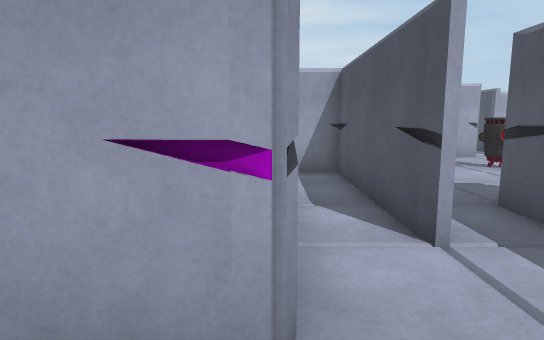
View 1 (above)

15 first-person views from a walk through a scene from a Unity 3-D project. The camera is 1.5 m above the floor, tilts 8° down and sees 75° across. The floor is counted in squares, 1 m on a side. Each view is taken from the middle of a square. On the plan, view 1 faces up. The plan holds only what a view shows up to about 16 squares ahead; the rest is blank. The place goes on beyond the plan. The player is left out.

View 2
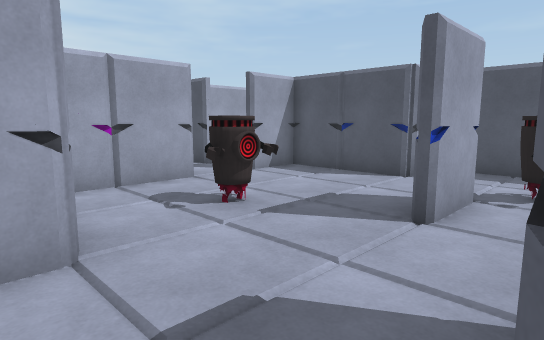

View 3
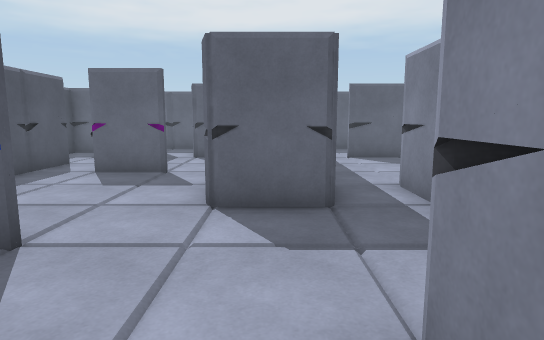

View 4
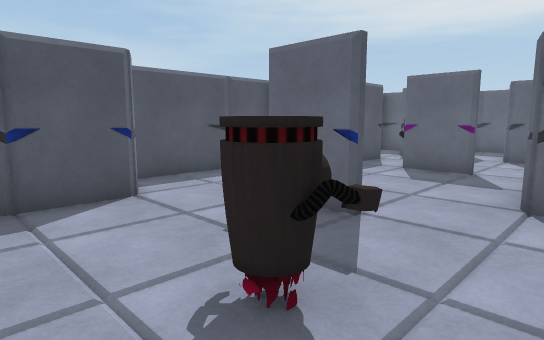

View 5
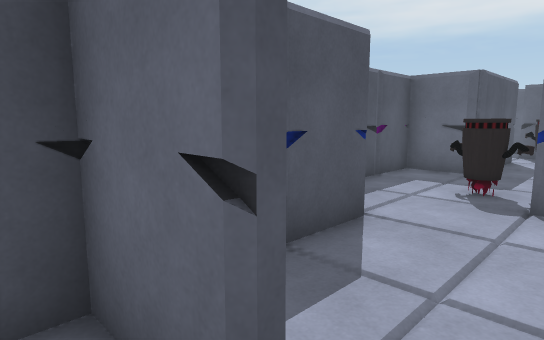

View 6
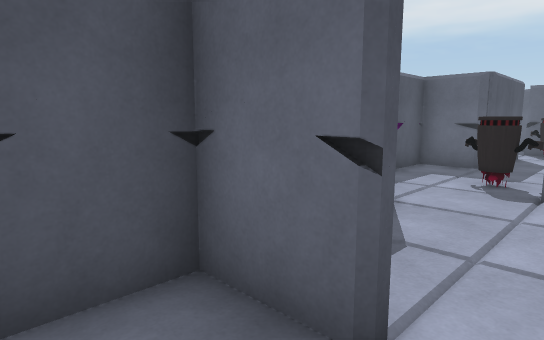

View 7
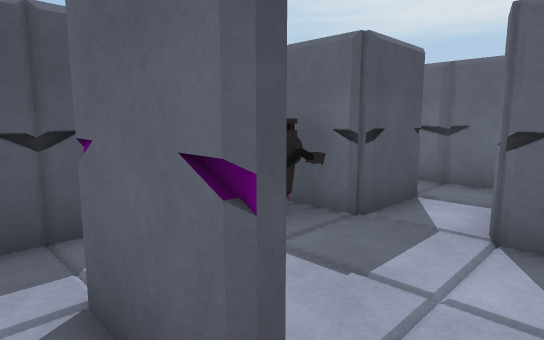

View 8
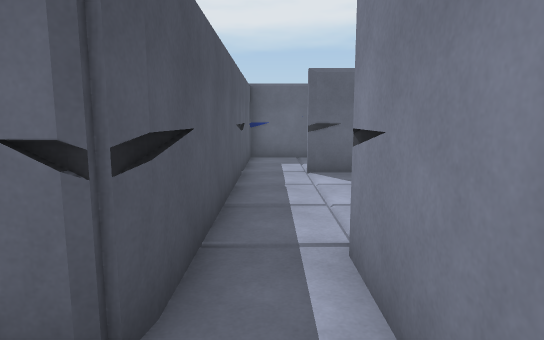

View 9
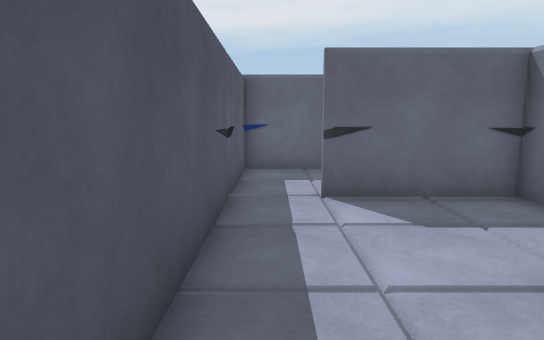

View 10
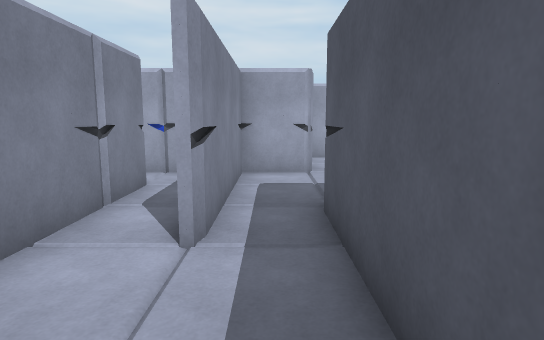

View 11
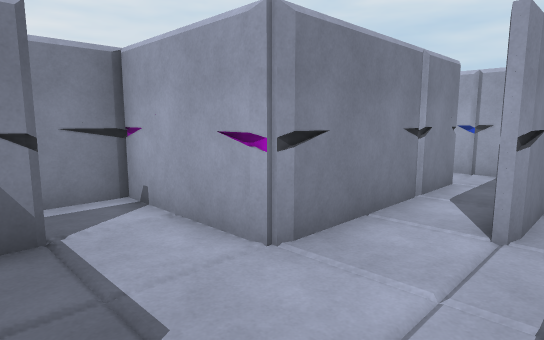

View 12
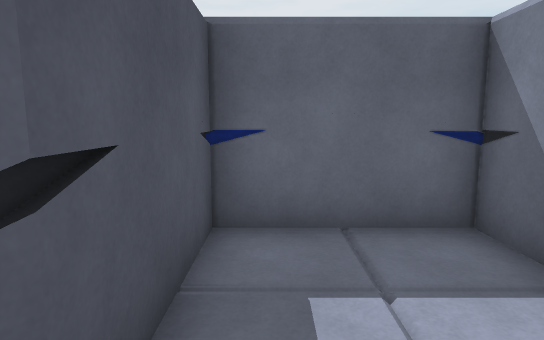

View 13
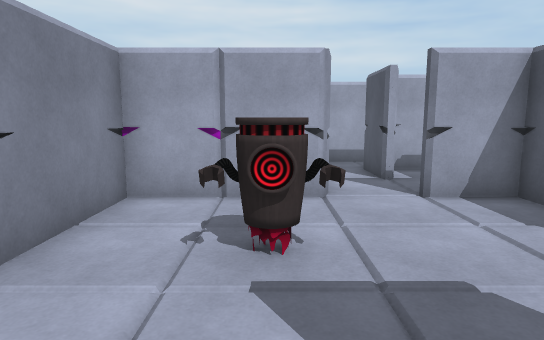

View 14
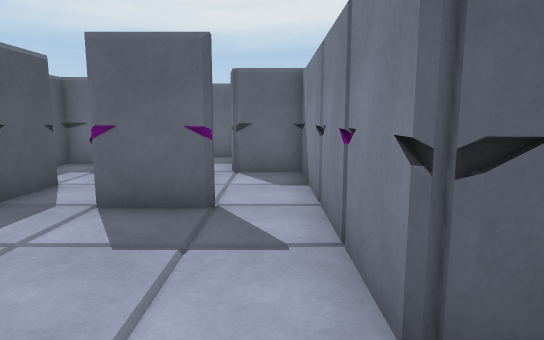

View 15
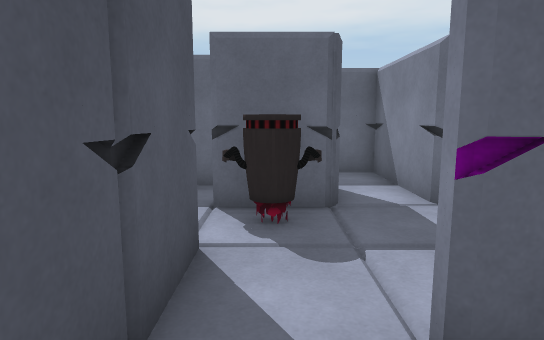

### Floor plan
Ten units are one square. View 1 is at (0, 0); x grows to the right and y downward. Boxes are objects, and circles mark ways between rooms. Rooms are numbered by the first view taken in them; rooms with no view inside come last. Other rooms are left out.
<svg viewBox="-43 -170 173 233">
<path fill="none" stroke="#000" d="M-18 0 -18 18 20 18M2 45 2 58 38 58 38 -35M2 -35 2 -18 -38 -18 -38 -4M80 -82 100 -82M80 -138 42 -138 42 -98 20 -98M118 -100 118 -140M22 -98 22 -40M38 -55 39 -62 62 -62M120 -138 100 -138M38 -35 38 -62M22 -44 21 -39M100 -142 120 -142M98 -160 98 -165M118 -140 118 -158M80 -22 100 -22M100 -78 80 -78M62 -62 62 -15M118 -15 118 -39M100 25 100 18M118 0 118 -15M98 40 98 18 120 18M62 -15 62 18 82 18 82 45"/>
<rect x="55" y="-115" width="30" height="10" fill="#bbb"><title>other object</title></rect>
<rect x="95" y="-75" width="30" height="10" fill="#bbb"><title>other object</title></rect>
<rect x="95" y="5" width="30" height="10" fill="#bbb"><title>other object</title></rect>
<circle cx="30" cy="-40" r="3" fill="#2a7"/>
<circle cx="90" cy="-140" r="3" fill="#2a7"/>
<circle cx="115" cy="-80" r="3" fill="#2a7"/>
<circle cx="70" cy="-65" r="3" fill="#2a7"/>
<circle cx="105" cy="-20" r="3" fill="#2a7"/>
<circle cx="70" cy="-20" r="3" fill="#2a7"/>
<text x="10" y="10">1</text>
<text x="70" y="-100">2</text>
<text x="100" y="-150">3</text>
<text x="90" y="-50">4</text>
<text x="90" y="10">5</text>
</svg>
Room 1 opens to room 2. Room 2 opens to room 3. Room 2 opens to room 4. Room 4 opens to room 5.

Where each view was taken, in squares from view 1:
view 1: 0 up, 0 right, facing up
view 2: 6 up, 3 right, facing up-right
view 3: 12 up, 5 right, facing down
view 4: 13 up, 5 right, facing down-right
view 5: 15 up, 9 right, facing down-right
view 6: 16 up, 9 right, facing down-right
view 7: 3 up, 7 right, facing down-right
view 8: 8 up, 3 right, facing down
view 9: 5 up, 3 right, facing down
view 10: 0 up, 3 right, facing up
view 11: 1 down, 3 right, facing up-left
view 12: 1 down, 3 right, facing down
view 13: 7 up, 7 right, facing up
view 14: 8 up, 7 right, facing down
view 15: 4 up, 11 right, facing down
